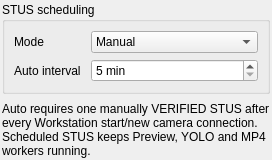
         <widget class="QWidget" name="QWidget14">
          <layout class="QVBoxLayout" name="QVBoxLayout15" stretch="0,0,1">
           <property name="leftMargin">
            <number>2</number>
           </property>
           <property name="topMargin">
            <number>2</number>
           </property>
           <property name="rightMargin">
            <number>2</number>
           </property>
           <property name="bottomMargin">
            <number>2</number>
           </property>
           <property name="spacing">
            <number>8</number>
           </property>
           <item>
            <widget class="QGroupBox" name="QGroupBox15">
             <property name="title">
              <string>STUS scheduling</string>
             </property>
             <layout class="QFormLayout" name="QFormLayout14">
              <property name="leftMargin">
               <number>9</number>
              </property>
              <property name="topMargin">
               <number>9</number>
              </property>
              <property name="rightMargin">
               <number>9</number>
              </property>
              <property name="bottomMargin">
               <number>9</number>
              </property>
              <property name="fieldGrowthPolicy">
               <enum>QFormLayout::AllNonFixedFieldsGrow</enum>
              </property>
              <property name="horizontalSpacing">
               <number>10</number>
              </property>
              <property name="verticalSpacing">
               <number>6</number>
              </property>
              <item row="0" column="0">
               <widget class="QLabel" name="spacer138_2">
                <property name="text">
                 <string>Mode</string>
                </property>
                <property name="wordWrap">
                 <bool>false</bool>
                </property>
               </widget>
              </item>
              <item row="0" column="1">
               <widget class="QComboBox" name="camera_sync_mode">
                <property name="settingsKey" stdset="0">
                 <string>camera_sync_mode</string>
                </property>
                <property name="optionValues" stdset="0">
                 <string>["manual", "auto"]</string>
                </property>
                <item>
                 <property name="text">
                  <string>Manual</string>
                 </property>
                </item>
                <item>
                 <property name="text">
                  <string>Auto</string>
                 </property>
                </item>
               </widget>
              </item>
              <item row="1" column="0">
               <widget class="QLabel" name="spacer138_3">
                <property name="text">
                 <string>Auto interval</string>
                </property>
                <property name="wordWrap">
                 <bool>false</bool>
                </property>
               </widget>
              </item>
              <item row="1" column="1">
               <widget class="QSpinBox" name="camera_sync_interval_s">
                <property name="settingsKey" stdset="0">
                 <string>camera_sync_interval_s</string>
                </property>
                <property name="minimum">
                 <number>5</number>
                </property>
                <property name="maximum">
                 <number>1440</number>
                </property>
                <property name="singleStep">
                 <number>1</number>
                </property>
                <property name="suffix">
                 <string> min</string>
                </property>
               </widget>
              </item>
             </layout>
            </widget>
           </item>
           <item>
            <widget class="QLabel" name="statusStrip2">
             <property name="styleObjectName" stdset="0">
              <string>statusStrip</string>
             </property>
             <property name="text">
              <string>Auto requires one manually VERIFIED STUS after every Workstation start/new camera connection. Scheduled STUS keeps Preview, YOLO and MP4 workers running.</string>
             </property>
             <property name="wordWrap">
              <bool>true</bool>
             </property>
            </widget>
           </item>
           <item>
            <spacer name="spacer167">
             <property name="orientation">
              <enum>Qt::Vertical</enum>
             </property>
             <property name="sizeHint">
              <size>
               <width>0</width>
               <height>0</height>
              </size>
             </property>
            </spacer>
           </item>
          </layout>
         </widget>
